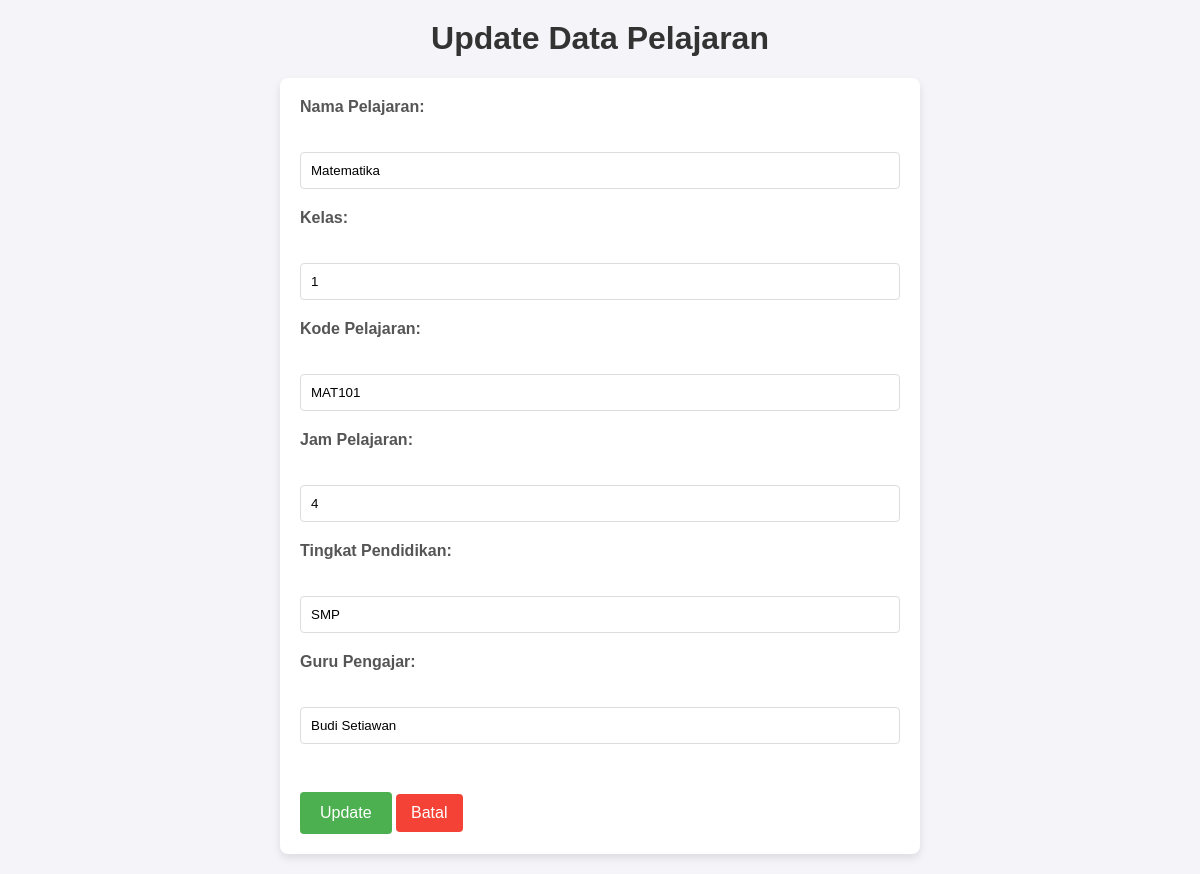
/update_pelajaran.php?id=1, run on the app's committed database.
### tables this page shows
CREATE TABLE `pelajaran` (
  `id` int(11) NOT NULL,
  `nama_pelajaran` varchar(100) NOT NULL,
  `kelas` int(11) NOT NULL,
  `kode_pelajaran` varchar(10) NOT NULL,
  `jam_pelajaran` int(11) NOT NULL,
  `tingkat_pendidikan` varchar(50) NOT NULL,
  `guru_pengajar` varchar(100) DEFAULT NULL,
  `created_at` timestamp NOT NULL DEFAULT current_timestamp(),
  `updated_at` timestamp NOT NULL DEFAULT current_timestamp() ON UPDATE current_timestamp()
);

### update_pelajaran.php (the view, shortened to what this page needs)
<?php
require_once 'config.php';
$id = $_GET['id'] ?? null;
$pelajaran = null;
if ($id) {
    $pelajaran = $koneksi->query("SELECT * FROM pelajaran WHERE id = $id")->fetch_assoc();
}
?>
<!DOCTYPE html>
<html lang="id">
<head>
    <link rel="stylesheet" href="styles.css">
</head>
<body>
    <h1>Update Data Pelajaran</h1>
    <?php if ($pelajaran): ?>
        <form method="POST" action="update_pelajaran.php">
            <label><b>Nama Pelajaran:</b></label><br>
            <input type="text" name="nama_pelajaran" value="<?= htmlspecialchars($pelajaran['nama_pelajaran']); ?>"
                required><br>
            <label><b>Kelas:</b></label><br>
            <input type="text" name="kelas" value="<?= htmlspecialchars($pelajaran['kelas']); ?>" required><br>
            <label><b>Kode Pelajaran:</b></label><br>
            <input type="text" name="kode_pelajaran" value="<?= htmlspecialchars($pelajaran['kode_pelajaran']); ?>"><br>
            <label><b>Jam Pelajaran:</b></label><br>
            <input type="text" name="jam_pelajaran" value="<?= htmlspecialchars($pelajaran['jam_pelajaran']); ?>"><br>
            <label><b>Tingkat Pendidikan:</b></label><br>
            <input type="text" name="tingkat_pendidikan"
                value="<?= htmlspecialchars($pelajaran['tingkat_pendidikan']); ?>"><br>
            <label><b>Guru Pengajar:</b></label><br>
            <input type="text" name="guru_pengajar" value="<?= htmlspecialchars($pelajaran['guru_pengajar']); ?>"><br><br>
            <button type="submit">Update</button>
            <a href="data_pelajaran.php" class="batal-button">Batal</a>
        </form>
    <?php else: ?>
        <p>Data tidak ditemukan.</p>
    <?php endif; ?>

### update_pelajaran.php (style rules this page uses)
body { font-family: Arial, sans-serif; background-color: #f4f4f9; margin: 0; padding: 0; }
h1 { text-align: center; margin-top: 20px; color: #333; }
form { max-width: 600px; margin: 20px auto; padding: 20px; background-color: #fff; border-radius: 8px; box-shadow: 0 4px 8px rgba(0, 0, 0, 0.1); }
label { font-size: 1rem; margin-bottom: 8px; display: block; color: #555; }
input[type="text"], input[type="email"], input[type="date"], textarea, select { width: 100%; padding: 10px; margin: 10px 0 20px; border: 1px solid #ddd; border-radius: 4px; box-sizing: border-box; }
button { background-color: #4CAF50; color: white; border: none; padding: 12px 20px; text-align: center; font-size: 1rem; cursor: pointer; border-radius: 4px; margin-top: 10px; }
a { display: block; text-align: center; margin-top: 10px; color: #555; text-decoration: none; font-size: 0.9rem; }
a.batal-button { display: inline-block; text-align: center; color: white; background-color: #f44336; padding: 10px 15px; font-size: 16px; cursor: pointer; border-radius: 4px; text-decoration: none; margin-top: 10px; transition: background-color 0.3s ease; }

### data on the page
pelajaran: nama_pelajaran "Matematika", kelas "1", kode_pelajaran "MAT101", jam_pelajaran "4", tingkat_pendidikan "SMP", guru_pengajar "Budi Setiawan"
